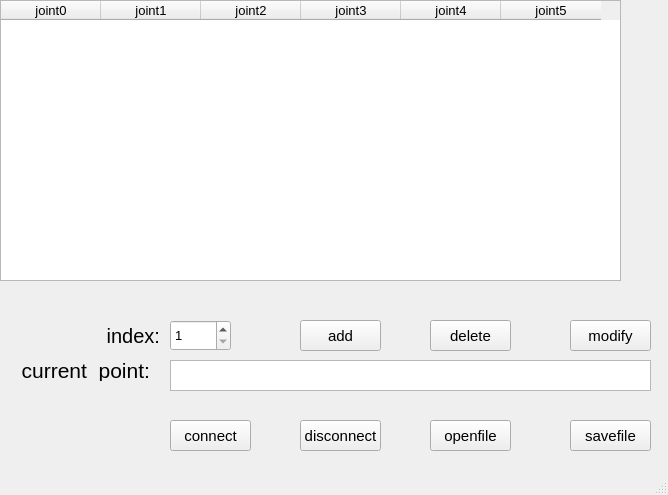
<?xml version="1.0" encoding="UTF-8"?>
<ui version="4.0">
 <class>MainWindow</class>
 <widget class="QMainWindow" name="MainWindow">
  <property name="geometry">
   <rect>
    <x>0</x>
    <y>0</y>
    <width>668</width>
    <height>495</height>
   </rect>
  </property>
  <property name="font">
   <font>
    <pointsize>10</pointsize>
   </font>
  </property>
  <property name="windowTitle">
   <string>MainWindow</string>
  </property>
  <widget class="QWidget" name="centralWidget">
   <widget class="QTableWidget" name="tableWidget">
    <property name="geometry">
     <rect>
      <x>0</x>
      <y>0</y>
      <width>621</width>
      <height>281</height>
     </rect>
    </property>
    <property name="horizontalScrollBarPolicy">
     <enum>Qt::ScrollBarAlwaysOff</enum>
    </property>
    <column>
     <property name="text">
      <string>joint0</string>
     </property>
    </column>
    <column>
     <property name="text">
      <string>joint1</string>
     </property>
    </column>
    <column>
     <property name="text">
      <string>joint2</string>
     </property>
    </column>
    <column>
     <property name="text">
      <string>joint3</string>
     </property>
    </column>
    <column>
     <property name="text">
      <string>joint4</string>
     </property>
    </column>
    <column>
     <property name="text">
      <string>joint5</string>
     </property>
    </column>
   </widget>
   <widget class="QTextEdit" name="textEdit">
    <property name="geometry">
     <rect>
      <x>170</x>
      <y>360</y>
      <width>481</width>
      <height>31</height>
     </rect>
    </property>
    <property name="readOnly">
     <bool>false</bool>
    </property>
   </widget>
   <widget class="QPushButton" name="pushButton">
    <property name="geometry">
     <rect>
      <x>300</x>
      <y>320</y>
      <width>81</width>
      <height>31</height>
     </rect>
    </property>
    <property name="font">
     <font>
      <pointsize>11</pointsize>
     </font>
    </property>
    <property name="text">
     <string>add</string>
    </property>
   </widget>
   <widget class="QPushButton" name="pushButton_connect">
    <property name="geometry">
     <rect>
      <x>170</x>
      <y>420</y>
      <width>81</width>
      <height>31</height>
     </rect>
    </property>
    <property name="font">
     <font>
      <pointsize>11</pointsize>
     </font>
    </property>
    <property name="text">
     <string>connect</string>
    </property>
   </widget>
   <widget class="QPushButton" name="pushButton_disconnect">
    <property name="geometry">
     <rect>
      <x>300</x>
      <y>420</y>
      <width>81</width>
      <height>31</height>
     </rect>
    </property>
    <property name="font">
     <font>
      <pointsize>11</pointsize>
     </font>
    </property>
    <property name="text">
     <string>disconnect</string>
    </property>
   </widget>
   <widget class="QLabel" name="label">
    <property name="geometry">
     <rect>
      <x>10</x>
      <y>360</y>
      <width>151</width>
      <height>21</height>
     </rect>
    </property>
    <property name="font">
     <font>
      <pointsize>16</pointsize>
     </font>
    </property>
    <property name="text">
     <string>  current  point:</string>
    </property>
   </widget>
   <widget class="QPushButton" name="pushButton_save">
    <property name="geometry">
     <rect>
      <x>570</x>
      <y>420</y>
      <width>81</width>
      <height>31</height>
     </rect>
    </property>
    <property name="font">
     <font>
      <pointsize>11</pointsize>
     </font>
    </property>
    <property name="text">
     <string>savefile</string>
    </property>
   </widget>
   <widget class="QPushButton" name="pushButton_openfile">
    <property name="geometry">
     <rect>
      <x>430</x>
      <y>420</y>
      <width>81</width>
      <height>31</height>
     </rect>
    </property>
    <property name="font">
     <font>
      <pointsize>11</pointsize>
     </font>
    </property>
    <property name="text">
     <string>openfile</string>
    </property>
   </widget>
   <widget class="QPushButton" name="pushButton_delete">
    <property name="geometry">
     <rect>
      <x>430</x>
      <y>320</y>
      <width>81</width>
      <height>31</height>
     </rect>
    </property>
    <property name="font">
     <font>
      <pointsize>11</pointsize>
     </font>
    </property>
    <property name="text">
     <string>delete</string>
    </property>
   </widget>
   <widget class="QPushButton" name="pushButton_modify">
    <property name="geometry">
     <rect>
      <x>570</x>
      <y>320</y>
      <width>81</width>
      <height>31</height>
     </rect>
    </property>
    <property name="font">
     <font>
      <pointsize>11</pointsize>
     </font>
    </property>
    <property name="text">
     <string>modify</string>
    </property>
   </widget>
   <widget class="QLabel" name="label_2">
    <property name="geometry">
     <rect>
      <x>90</x>
      <y>320</y>
      <width>71</width>
      <height>31</height>
     </rect>
    </property>
    <property name="font">
     <font>
      <pointsize>15</pointsize>
     </font>
    </property>
    <property name="text">
     <string>   index:</string>
    </property>
   </widget>
   <widget class="QSpinBox" name="spinBox_index">
    <property name="geometry">
     <rect>
      <x>170</x>
      <y>320</y>
      <width>61</width>
      <height>31</height>
     </rect>
    </property>
    <property name="minimum">
     <number>1</number>
    </property>
   </widget>
  </widget>
  <widget class="QStatusBar" name="statusBar"/>
 </widget>
 <layoutdefault spacing="6" margin="11"/>
 <resources/>
 <connections/>
</ui>
